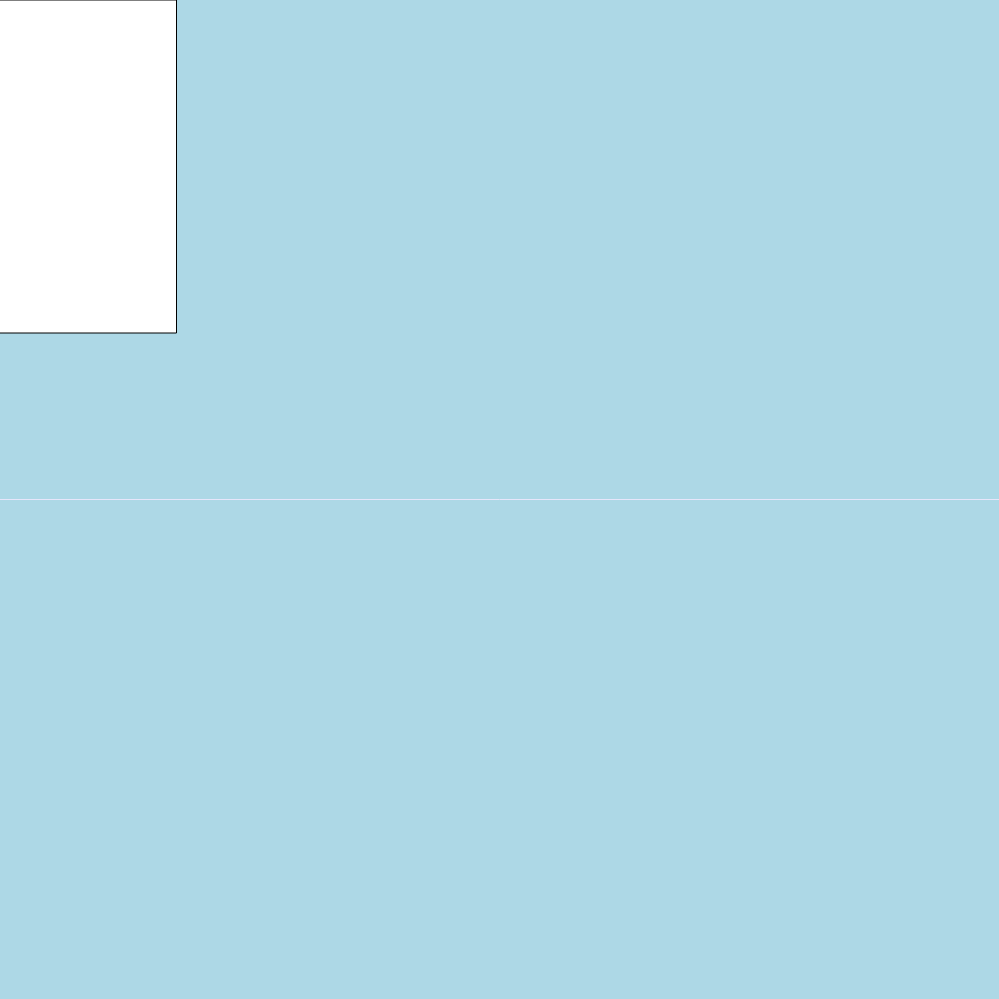
Frame 1 (no input)
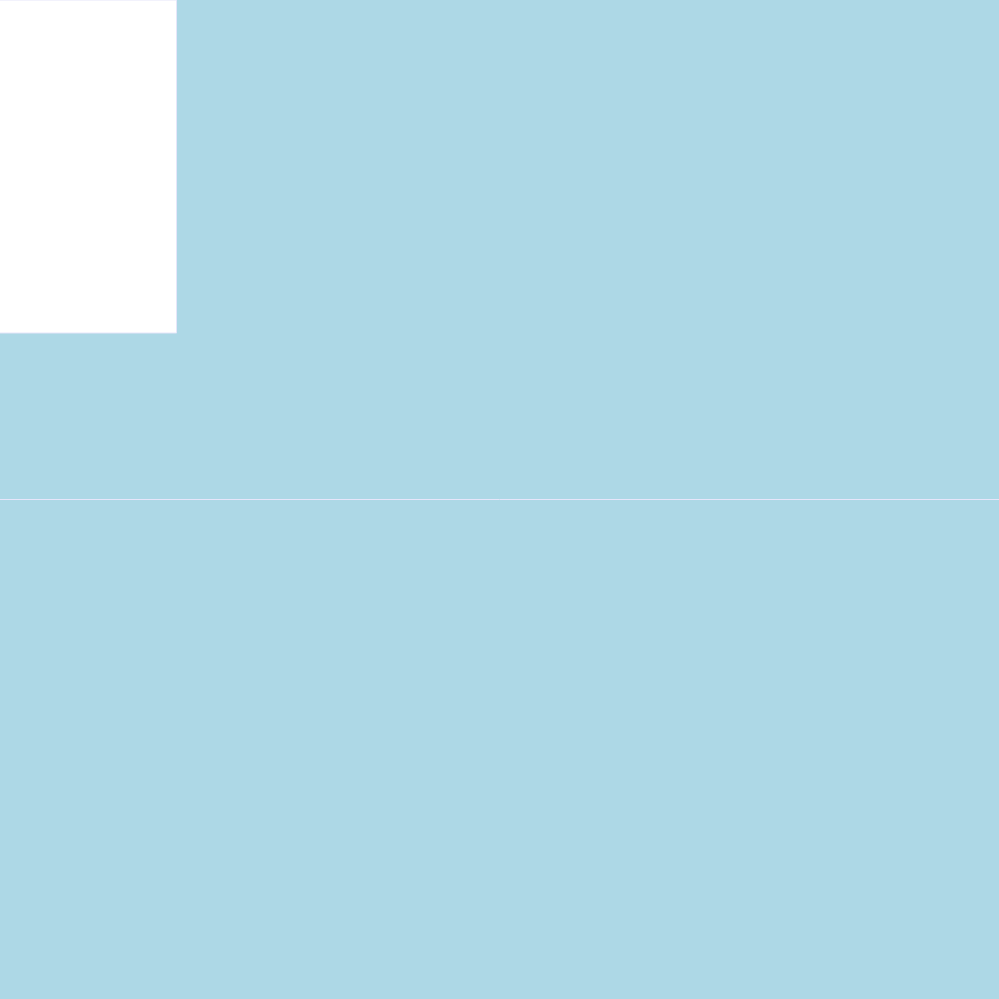
Frame 60 (no input)
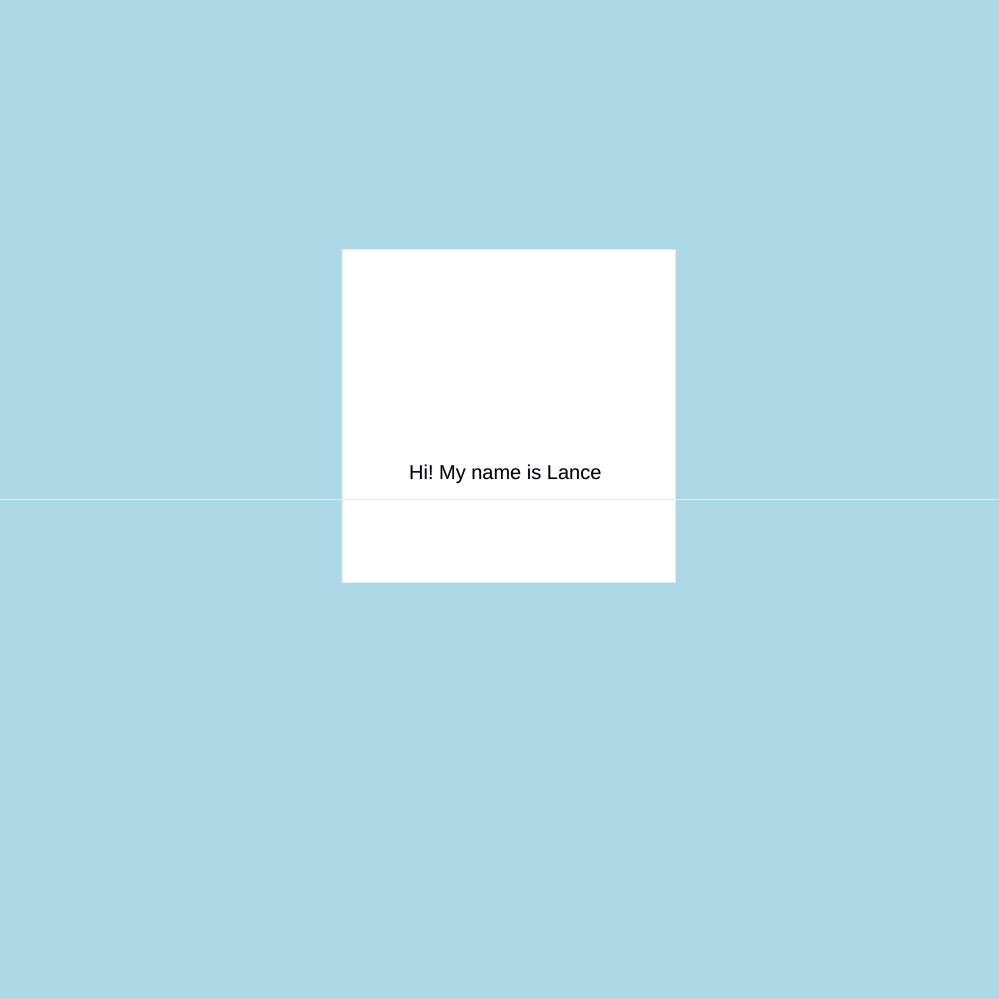
Frame 120 (the mouse pressed at the canvas centre since frame 60)

The p5.js sketch that drew these frames (run headless with seeded random() and noise() and a simulated clock; from frame 60 on, the mouse is pressed at the canvas centre):

// p5.js sketch
// ── sketch.js
//custom variables for y-coordinate of sun & horizon
let shapeHeight;

let designWidth = 999;
let designHeight= 999;
let horizon ;
function setup() {
  createCanvas(designWidth,designHeight);
  horizon =height/2;
}

function draw() {

  //shape follows y-coordinate of mouse
  shapeHeight = mouseY;
  currentWidth = mouseX;

  //light blue background if the shape is above horizon

  //with if-else statement
  if (shapeHeight < horizon) {
    background("lightblue"); // blue if above horizon

  } else {
    background("grey"); // grey if below horizon
    text('Hi! My name is Lance', designWidth / 2, designHeight / 2);
  }

  //sun
  fill("white");

  rect(currentWidth - (width/3 - 20) / 2, shapeHeight / 2, width/3);
  textSize(20);
  fill("black");
  text('Hi! My name is Lance', currentWidth - 90, shapeHeight - 20);



  // draw line for horizon
  stroke('lavender');
  line(0,horizon,width,horizon);

  //grass

}



function windowResized() {
  resizeCanvas(windowWidth, windowHeight);
  horizon = height / 2; // recalc horizon after resize
}
